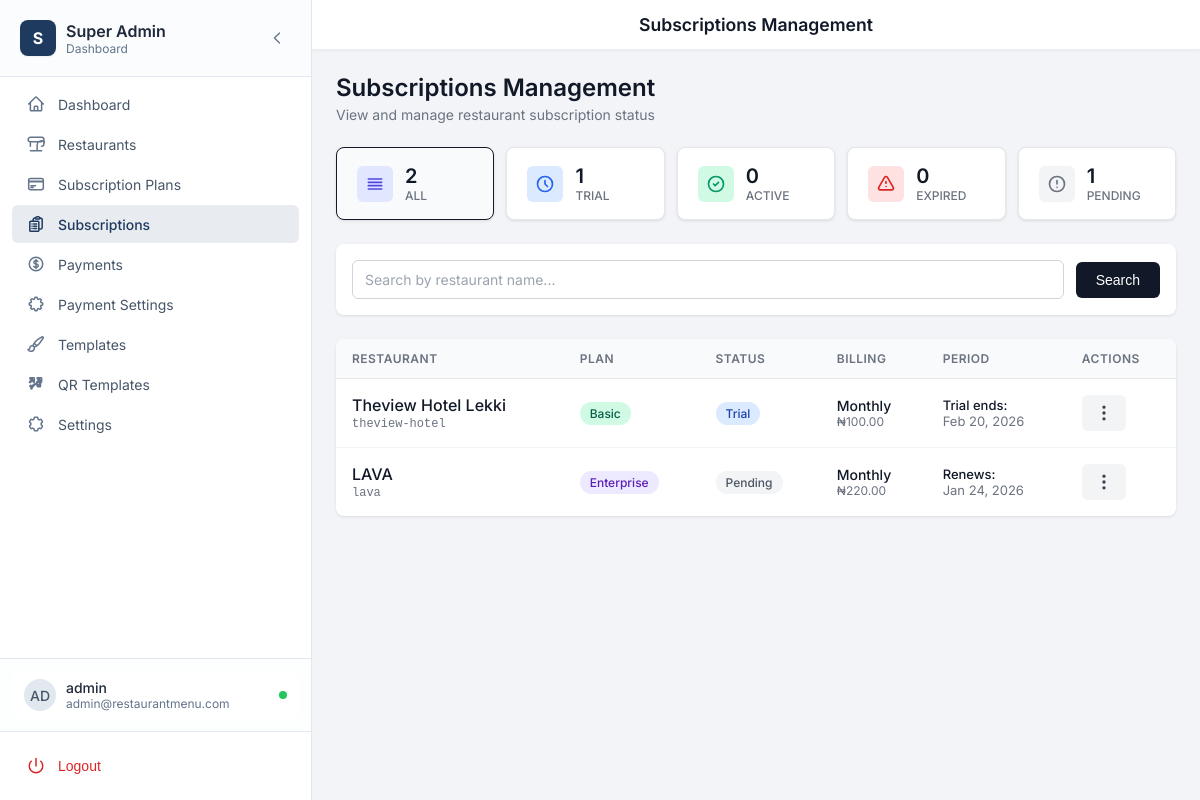
Page /admin/subscriptions.php (signed in) on the committed database.
### tables this page shows
CREATE TABLE `subscriptions` (
  `id` int(11) NOT NULL,
  `restaurant_id` int(11) NOT NULL,
  `plan_id` int(11) NOT NULL,
  `billing_cycle` enum('monthly','annual') NOT NULL DEFAULT 'monthly',
  `status` enum('trial','active','expired','cancelled','pending') NOT NULL DEFAULT 'trial',
  `trial_ends_at` datetime DEFAULT NULL COMMENT '7 days from creation',
  `current_period_start` datetime DEFAULT NULL,
  `current_period_end` datetime DEFAULT NULL,
  `cancelled_at` datetime DEFAULT NULL,
  `created_at` timestamp NOT NULL DEFAULT current_timestamp(),
  `updated_at` timestamp NOT NULL DEFAULT current_timestamp() ON UPDATE current_timestamp()
);

CREATE TABLE `restaurants` (
  `id` int(11) NOT NULL,
  `name` varchar(255) NOT NULL,
  `slug` varchar(255) NOT NULL,
  `logo` varchar(255) DEFAULT NULL,
  `hero_image` varchar(255) DEFAULT NULL,
  `description` text DEFAULT NULL,
  `phone` varchar(50) DEFAULT NULL,
  `email` varchar(255) DEFAULT NULL,
  `address` text DEFAULT NULL,
  `website` varchar(255) DEFAULT NULL,
  `whatsapp_link` varchar(255) DEFAULT NULL,
  `instagram_url` varchar(255) DEFAULT NULL,
  `facebook_url` varchar(255) DEFAULT NULL,
  `twitter_url` varchar(255) DEFAULT NULL,
  `map_latitude` decimal(10,8) DEFAULT NULL,
  `map_longitude` decimal(11,8) DEFAULT NULL,
  `header_menu_items` text DEFAULT NULL,
  `footer_content` text DEFAULT NULL,
  `manager_email` varchar(255) DEFAULT NULL,
  `google_rating` decimal(3,1) DEFAULT 4.5,
  `rating_source` varchar(50) DEFAULT 'Google',
  `template_id` int(11) DEFAULT 1,
  `is_active` tinyint(1) DEFAULT 1,
  `available_items_count` int(11) DEFAULT 0,
  `unavailable_items_count` int(11) DEFAULT 0,
  `subscription_id` int(11) DEFAULT NULL,
  `created_at` timestamp NOT NULL DEFAULT current_timestamp(),
  `updated_at` timestamp NOT NULL DEFAULT current_timestamp() ON UPDATE current_timestamp()
);

CREATE TABLE `subscription_plans` (
  `id` int(11) NOT NULL,
  `name` varchar(50) NOT NULL COMMENT 'Basic, Professional, Enterprise',
  `slug` varchar(50) NOT NULL COMMENT 'basic, professional, enterprise',
  `description` text DEFAULT NULL,
  `monthly_price` decimal(10,2) NOT NULL DEFAULT 0.00 COMMENT 'Price in NGN',
  `annual_price` decimal(10,2) NOT NULL DEFAULT 0.00 COMMENT 'Price in NGN (20% discount)',
  `max_categories` int(11) NOT NULL DEFAULT 5 COMMENT '-1 for unlimited',
  `max_menu_items` int(11) NOT NULL DEFAULT 50 COMMENT '-1 for unlimited',
  `max_qr_styles` int(11) NOT NULL DEFAULT 3 COMMENT '-1 for unlimited',
  `max_templates` int(11) NOT NULL DEFAULT 3 COMMENT '-1 for unlimited',
  `features` longtext DEFAULT NULL COMMENT 'Additional features as JSON',
  `is_active` tinyint(1) NOT NULL DEFAULT 1,
  `display_order` int(11) NOT NULL DEFAULT 0,
  `created_at` timestamp NOT NULL DEFAULT current_timestamp(),
  `updated_at` timestamp NOT NULL DEFAULT current_timestamp() ON UPDATE current_timestamp()
);

### includes/subscription.php (called while the page is built, shortened)
<?php
function formatSubscriptionPrice($amount, $currency = 'NGN') {
    $symbols = [
        'NGN' => '₦',
        'USD' => '$',
        'GBP' => '£',
        'EUR' => '€'
    ];
    $symbol = $symbols[$currency] ?? $currency . ' ';
    return $symbol . number_format($amount, 2);
}

### admin/subscriptions.php (the view, shortened to what this page needs)
<?php
require_once __DIR__ . '/../includes/functions.php';
require_once __DIR__ . '/../includes/subscription.php';
$pdo = getDBConnection();
$statusFilter = $_GET['status'] ?? '';
$searchQuery = trim($_GET['search'] ?? '');
$page = max(1, intval($_GET['page'] ?? 1));
$perPage = 15;
$offset = ($page - 1) * $perPage;
$where = [];
$params = [];
$whereClause = !empty($where) ? 'WHERE ' . implode(' AND ', $where) : '';
$sql = "
    SELECT s.*, r.name as restaurant_name, r.slug as restaurant_slug, r.email as restaurant_email,
           p.name as plan_name, p.slug as plan_slug, p.monthly_price, p.annual_price
    FROM subscriptions s
    JOIN restaurants r ON s.restaurant_id = r.id
    JOIN subscription_plans p ON s.plan_id = p.id
    {$whereClause}
    ORDER BY s.created_at DESC
    LIMIT {$perPage} OFFSET {$offset}
";
$stmt = $pdo->prepare($sql);
$stmt->execute($params);
$subscriptions = $stmt->fetchAll(PDO::FETCH_ASSOC);
$statusCounts = [];
$stmt = $pdo->query("SELECT status, COUNT(*) as count FROM subscriptions GROUP BY status");
while ($row = $stmt->fetch()) {
    $statusCounts[$row['status']] = $row['count'];
}
include __DIR__ . '/../includes/admin-layout.php';
?>
<div class="page-header">
    <h1 class="page-title">Subscriptions Management</h1>
    <p class="page-subtitle">View and manage restaurant subscription status</p>
</div>
<div class="status-stats">
    <a href="subscriptions.php" class="status-stat <?php echo empty($statusFilter) ? 'active' : ''; ?>">
        <div class="status-stat-icon all">
            <svg xmlns="http://www.w3.org/2000/svg" fill="none" viewBox="0 0 24 24" stroke="currentColor">
                <path stroke-linecap="round" stroke-linejoin="round" stroke-width="2" d="M4 6h16M4 10h16M4 14h16M4 18h16" />
            </svg>
        </div>
        <div class="status-stat-info">
            <span class="status-stat-count"><?php echo array_sum($statusCounts); ?></span>
            <span class="status-stat-label">All</span>
        </div>
    </a>
    <a href="?status=trial" class="status-stat <?php echo $statusFilter === 'trial' ? 'active' : ''; ?>">
        <div class="status-stat-icon trial">
            <svg xmlns="http://www.w3.org/2000/svg" fill="none" viewBox="0 0 24 24" stroke="currentColor">
                <path stroke-linecap="round" stroke-linejoin="round" stroke-width="2" d="M12 8v4l3 3m6-3a9 9 0 11-18 0 9 9 0 0118 0z" />
            </svg>
        </div>
        <div class="status-stat-info">
            <span class="status-stat-count"><?php echo $statusCounts['trial'] ?? 0; ?></span>
            <span class="status-stat-label">Trial</span>
        </div>
    </a>
    <a href="?status=active" class="status-stat <?php echo $statusFilter === 'active' ? 'active' : ''; ?>">
        <div class="status-stat-icon active-status">
            <svg xmlns="http://www.w3.org/2000/svg" fill="none" viewBox="0 0 24 24" stroke="currentColor">
                <path stroke-linecap="round" stroke-linejoin="round" stroke-width="2" d="M9 12l2 2 4-4m6 2a9 9 0 11-18 0 9 9 0 0118 0z" />
            </svg>
        </div>
        <div class="status-stat-info">
            <span class="status-stat-count"><?php echo $statusCounts['active'] ?? 0; ?></span>
            <span class="status-stat-label">Active</span>
        </div>
    </a>
    <a href="?status=expired" class="status-stat <?php echo $statusFilter === 'expired' ? 'active' : ''; ?>">
        <div class="status-stat-icon expired">
            <svg xmlns="http://www.w3.org/2000/svg" fill="none" viewBox="0 0 24 24" stroke="currentColor">
                <path stroke-linecap="round" stroke-linejoin="round" stroke-width="2" d="M12 9v2m0 4h.01m-6.938 4h13.856c1.54 0 2.502-1.667 1.732-3L13.732 4c-.77-1.333-2.694-1.333-3.464 0L3.34 16c-.77 1.333.192 3 1.732 3z" />
            </svg>
        </div>
        <div class="status-stat-info">
            <span class="status-stat-count"><?php echo $statusCounts['expired'] ?? 0; ?></span>
            <span class="status-stat-label">Expired</span>
        </div>
    </a>
    <a href="?status=pending" class="status-stat <?php echo $statusFilter === 'pending' ? 'active' : ''; ?>">
        <div class="status-stat-icon pending">
            <svg xmlns="http://www.w3.org/2000/svg" fill="none" viewBox="0 0 24 24" stroke="currentColor">
                <path stroke-linecap="round" stroke-linejoin="round" stroke-width="2" d="M12 8v4m0 4h.01M21 12a9 9 0 11-18 0 9 9 0 0118 0z" />
            </svg>
        </div>
        <div class="status-stat-info">
            <span class="status-stat-count"><?php echo $statusCounts['pending'] ?? 0; ?></span>
            <span class="status-stat-label">Pending</span>
        </div>
    </a>
</div>
<form class="filters-bar" method="GET" action="">
    <div class="search-box">
        <input type="text" name="search" placeholder="Search by restaurant name..."
               value="<?php echo htmlspecialchars($searchQuery); ?>">
    </div>
    <button type="submit" class="btn-search">Search</button>
</form>
<div class="table-card">
    <?php if (empty($subscriptions)): ?>
        <div class="empty-state">
            <p>No subscriptions found.</p>
        </div>
    <?php else: ?>
        <table class="subscriptions-table">
            <thead>
                <tr>
                    <th>Restaurant</th>
                    <th>Plan</th>
                    <th>Status</th>
                    <th>Billing</th>
                    <th>Period</th>
                    <th>Actions</th>
                </tr>
            </thead>
            <tbody>
                <?php foreach ($subscriptions as $sub): ?>
                    <?php
                    $periodEnd = $sub['current_period_end'] ? date('M j, Y', strtotime($sub['current_period_end'])) : 'N/A';
                    $trialEnd = $sub['trial_ends_at'] ? date('M j, Y', strtotime($sub['trial_ends_at'])) : 'N/A';
                    $price = $sub['billing_cycle'] === 'annual' ? $sub['annual_price'] : $sub['monthly_price'];
                    ?>
                    <tr>
                        <td>
                            <div class="restaurant-info">
                                <span class="restaurant-name"><?php echo htmlspecialchars($sub['restaurant_name']); ?></span>
                                <span class="restaurant-slug"><?php echo htmlspecialchars($sub['restaurant_slug']); ?></span>
                            </div>
                        </td>
                        <td>
                            <span class="plan-badge plan-<?php echo $sub['plan_slug']; ?>">
                                <?php echo htmlspecialchars($sub['plan_name']); ?>
                            </span>
                        </td>
                        <td>
                            <span class="status-badge status-<?php echo $sub['status']; ?>">
                                <?php echo ucfirst($sub['status']); ?>
                            </span>
                        </td>
                        <td>
                            <div class="billing-info">
                                <div class="billing-cycle"><?php echo ucfirst($sub['billing_cycle']); ?></div>
                                <div class="billing-price"><?php echo formatSubscriptionPrice($price); ?></div>
                            </div>
                        </td>
                        <td>
                            <div class="date-info">
                                <?php if ($sub['status'] === 'trial'): ?>
                                    <span class="date-label">Trial ends:</span><br>
                                    <?php echo $trialEnd; ?>
                                <?php else: ?>
                                    <span class="date-label">Renews:</span><br>
                                    <?php echo $periodEnd; ?>
                                <?php endif; ?>
                            </div>
                        </td>
                        <td class="actions-cell">
                            <button class="actions-btn" type="button" title="Actions">
                                <svg xmlns="http://www.w3.org/2000/svg" fill="none" viewBox="0 0 24 24" stroke="currentColor" width="20" height="20">
                                    <path stroke-linecap="round" stroke-linejoin="round" stroke-width="2" d="M12 5v.01M12 12v.01M12 19v.01M12 6a1 1 0 110-2 1 1 0 010 2zm0 7a1 1 0 110-2 1 1 0 010 2zm0 7a1 1 0 110-2 1 1 0 010 2z" />
                                </svg>
                            </button>
                        </td>
                    </tr>
                <?php endforeach; ?>
            </tbody>
        </table>
    <?php endif; ?>
</div>
<?php include __DIR__ . '/../includes/admin-footer.php'; ?>

### includes/sidebar-admin.php (shortened to what this page needs)
<?php
$currentPath = $_SERVER['REQUEST_URI'];
$userInfo = null;
if (isLoggedIn() && isSuperAdmin()) {
    $pdo = getDBConnection();
    if ($pdo) {
        $userId = getCurrentUserId();
        $stmt = $pdo->prepare("SELECT username, email FROM admins WHERE id = ?");
        $stmt->execute([$userId]);
        $userInfo = $stmt->fetch();
    }
}
$activeId = 'dashboard';
foreach ($navItems as $item) {
    if (strpos($currentPath, $item['href']) !== false) {
        $activeId = $item['id'];
        break;
    }
}
$username = $_SESSION['username'] ?? 'Admin';
$userEmail = $userInfo['email'] ?? '';
$userInitials = strtoupper(substr($username, 0, 2));
?>
<aside class="sidebar-modern" id="sidebar">
    <div class="sidebar-header-modern">
        <div class="sidebar-logo-wrapper">
            <div class="sidebar-logo">
                <div class="logo-icon-modern">S</div>
                <div class="logo-text">
                    <span class="logo-title">Super Admin</span>
                    <span class="logo-subtitle">Dashboard</span>
                </div>
            </div>
        </div>
        <button
            onclick="toggleCollapse()"
            class="collapse-btn-modern"
            aria-label="Collapse sidebar"
        >
            <svg xmlns="http://www.w3.org/2000/svg" fill="none" viewBox="0 0 24 24" stroke-width="2" stroke="currentColor" class="collapse-icon">
                <path stroke-linecap="round" stroke-linejoin="round" d="M15.75 19.5L8.25 12l7.5-7.5" />
            </svg>
        </button>
    </div>
    <nav class="sidebar-nav">
        <ul class="nav-list">
            <?php foreach ($navItems as $item): ?>
                <?php $isActive = $activeId === $item['id']; ?>
                <li>
                    <a
                        href="<?php echo htmlspecialchars($item['href']); ?>"
                        class="nav-item <?php echo $isActive ? 'active' : ''; ?>"
                        title="<?php echo htmlspecialchars($item['name']); ?>"
                    >
                        <div class="nav-icon-wrapper">
                            <svg xmlns="http://www.w3.org/2000/svg" fill="none" viewBox="0 0 24 24" stroke-width="2" stroke="currentColor" class="nav-icon">
                                <path stroke-linecap="round" stroke-linejoin="round" d="<?php echo htmlspecialchars($item['icon']); ?>" />
                            </svg>
                        </div>
                        <span class="nav-text"><?php echo htmlspecialchars($item['name']); ?></span>
                    </a>
                </li>
            <?php endforeach; ?>
        </ul>
    </nav>
    <div class="sidebar-footer-modern">
        <div class="sidebar-profile">
            <?php if (!isset($_COOKIE['sidebar_collapsed']) || $_COOKIE['sidebar_collapsed'] !== 'true'): ?>
                <div class="profile-card">
                    <div class="profile-avatar"><?php echo htmlspecialchars($userInitials); ?></div>
                    <div class="profile-info">
                        <p class="profile-name"><?php echo htmlspecialchars($username); ?></p>
                        <p class="profile-role"><?php echo htmlspecialchars($userEmail ?: 'Administrator'); ?></p>
                    </div>
                    <div class="profile-status" title="Online"></div>
                </div>
            <?php endif; ?>
        </div>
        <div class="sidebar-logout">
            <form action="/admin/logout.php" method="post">
                <button type="submit" class="logout-btn" title="Logout">
                    <div class="nav-icon-wrapper" aria-hidden="true">
                        <svg xmlns="http://www.w3.org/2000/svg" fill="none" viewBox="0 0 24 24" stroke-width="2" stroke="currentColor" class="nav-icon logout-icon">
                            <path stroke-linecap="round" stroke-linejoin="round" d="M12 2v10m6.364-6.364a9 9 0 1 1-12.728 0" />
                        </svg>
                    </div>
                    <span class="nav-text">Logout</span>
                </button>
            </form>
        </div>
    </div>
</aside>

### rows in the picture
subscriptions: restaurant.name "Theview Hotel Lekki", restaurant.slug "theview-hotel", plan.name "Basic", status "Trial", billing_cycle "Monthly", billing_cycle.monthly_price "₦100.00", trial_ends_at "Feb 20, 2026"
subscriptions: restaurant.name "LAVA", restaurant.slug "lava", plan.name "Enterprise", status "Pending", billing_cycle "Monthly", billing_cycle.monthly_price "₦220.00", current_period_end "Jan 24, 2026"

### other values in the picture
$item['name'] "Dashboard"
$item['name'] "Restaurants"
$item['name'] "Subscription Plans"
$item['name'] "Subscriptions"
$item['name'] "Payments"
$item['name'] "Payment Settings"
$item['name'] "Templates"
$item['name'] "QR Templates"
$item['name'] "Settings"
$userInitials "AD"
$username "admin"
$userEmail ?: 'Administrator' "admin@restaurantmenu.com"
$pageTitle "Subscriptions Management"
array_sum($statusCounts) "2"
$statusCounts['trial'] "1"
